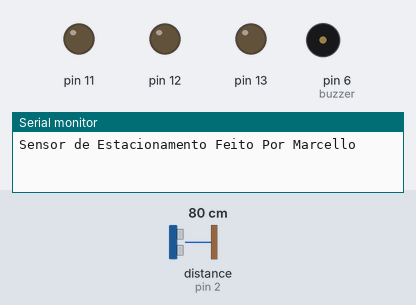
Simulated run of this sketch. Board: Arduino Uno, built with avr-gcc and run on an emulated ATmega328P. Parts: output pins drawn as LEDs (lit = HIGH), buzzer (waves = sounding), the last lines printed to the serial monitor. Wiring (inferred from the names in the program): ultrasonic range finder: trigger pin 3; echo pin 2. Inputs (shaded band) come from the test bench; at power-on: distance to the obstacle (sensor on pin 2) 80 cm. The echo pulse lasts 58.3 µs per cm; pins used as bus, display or sensor lines are not drawn.

Above: at 1.2 s.
1.3 s: distance to the obstacle (sensor on pin 2) set to 50 cm
2.8 s: distance to the obstacle (sensor on pin 2) set to 40 cm
At 2.9 s:
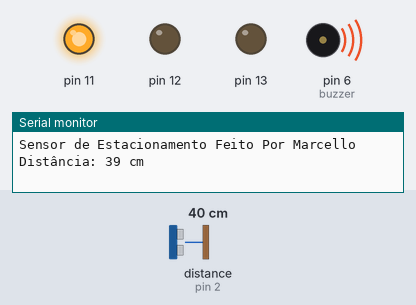
5.8 s: distance to the obstacle (sensor on pin 2) set to 33 cm
8.8 s: distance to the obstacle (sensor on pin 2) set to 28 cm
At 9.4 s:
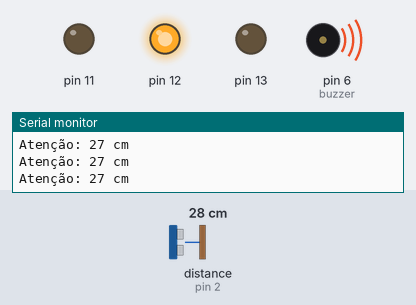
10.3 s: distance to the obstacle (sensor on pin 2) set to 17 cm
11.8 s: distance to the obstacle (sensor on pin 2) set to 14 cm
At 12.8 s:
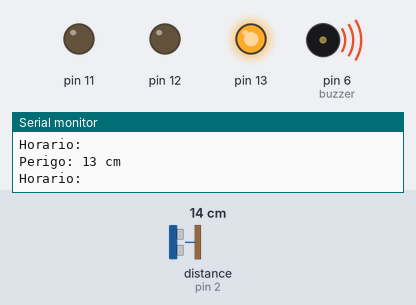
Timing chart, 0 to 14.4 s (numbered marks = the images above; inputs shaded):
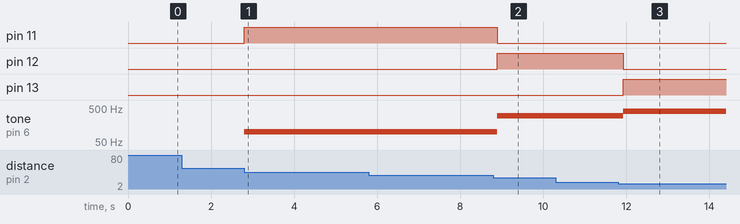

The sketch:

SensorEstacionamento.ino
```cpp
// Sensor De Estacionamento
// Marcello Henrique

#include <TimeLib.h>
//constantes
#define echoPin 2 // pino Echo
#define trigPin 3 // pino Trig
#define ledVermelho 13
#define ledAmarelo 12
#define ledVerde 11

#define TIME_HEADER  'T'
#define TIME_REQUEST  7

//definindo variaveis
int buzzer = 6;

void setup() {
  Serial.begin(9600);
  inicializa_componente(buzzer,OUTPUT);
  inicializa_componente(trigPin, OUTPUT); // Define o trigPin como uma SAÍDA
  inicializa_componente(echoPin, INPUT); // Define o echoPin como INPUT
  inicializa_componente(ledVermelho, OUTPUT);
  inicializa_componente(ledAmarelo,OUTPUT);
  inicializa_componente(ledVerde,OUTPUT);
  Serial.println("Sensor de Estacionamento Feito Por Marcello");
}

void loop() {
  controla_distancia();

}

int distancia(){
  digitalWrite(trigPin,LOW);
  delayMicroseconds(2);
  digitalWrite(trigPin,HIGH);
  delayMicroseconds(10);
  digitalWrite(trigPin,LOW);
  return pulseIn(echoPin,HIGH)/58;
}

void inicializa_componente(int comp,int operacao){
  pinMode(comp, operacao);
}

void controla_distancia(){
  int dist = distancia();
  if(dist < 15){
    Serial.print("Perigo: ");
    Serial.print(dist);
    Serial.println(" cm");
    controla_led(1, ledVermelho);
    controla_led(0, ledAmarelo);
    controla_led(0, ledVerde);
    Serial.println("Horario: ");
    tone(buzzer,400,1000);
    delay(200);
  }
  else if(dist >= 15 && dist <30){
    Serial.print("Atenção: ");
    Serial.print(dist);
    Serial.println(" cm");
    controla_led(1,ledAmarelo);
    controla_led(0,ledVermelho);
    controla_led(0,ledVerde);
    tone(buzzer,300,650);
    delay(200);
  }
  else if(dist >= 30 && dist <45){
    Serial.print("Distância: ");
    Serial.print(dist);
    Serial.println(" cm");
    controla_led(1,ledVerde);
    controla_led(0,ledAmarelo);
    controla_led(0,ledVermelho);
    tone(buzzer,100,200);
    delay(200);
  }
  else{
    noTone(buzzer);
  }
}

void controla_led(int instrucao, int led){
  if(instrucao == 1){
    digitalWrite(led,HIGH);
  }else{
    digitalWrite(led,LOW);
  }
}
```

Measured:
- the behaviour switches between 46 and 45 cm on distance to the obstacle (sensor on pin 2) (found by bisection; images 0 and 1)
- the behaviour switches between 31 and 30 cm on distance to the obstacle (sensor on pin 2) (found by bisection; images 1 and 2)
- the behaviour switches between 16 and 15 cm on distance to the obstacle (sensor on pin 2) (found by bisection; images 2 and 3)
- after the input at 1.3 s, every drawn part: stays the same
- after the input at 2.8 s, pin 11: LOW → HIGH at once; tone on pin 6 (buzzer): silent → 100 Hz at once
- after the input at 8.8 s, pin 11: HIGH → LOW after 0.09 s; pin 12: LOW → HIGH after 0.09 s; tone on pin 6 (buzzer): 100 Hz → 300 Hz after 0.09 s
- after the input at 11.8 s, pin 12: HIGH → LOW after 0.12 s; pin 13: LOW → HIGH after 0.12 s; tone on pin 6 (buzzer): 300 Hz → 400 Hz after 0.12 s
